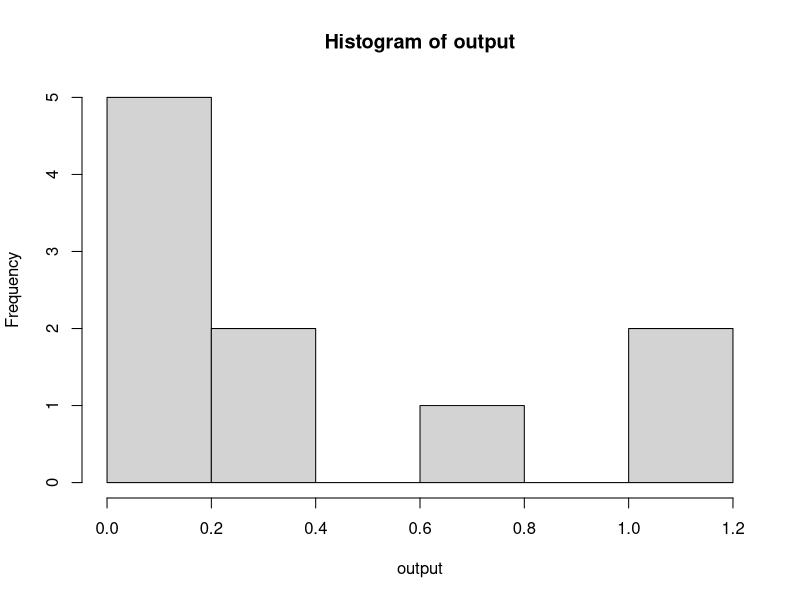
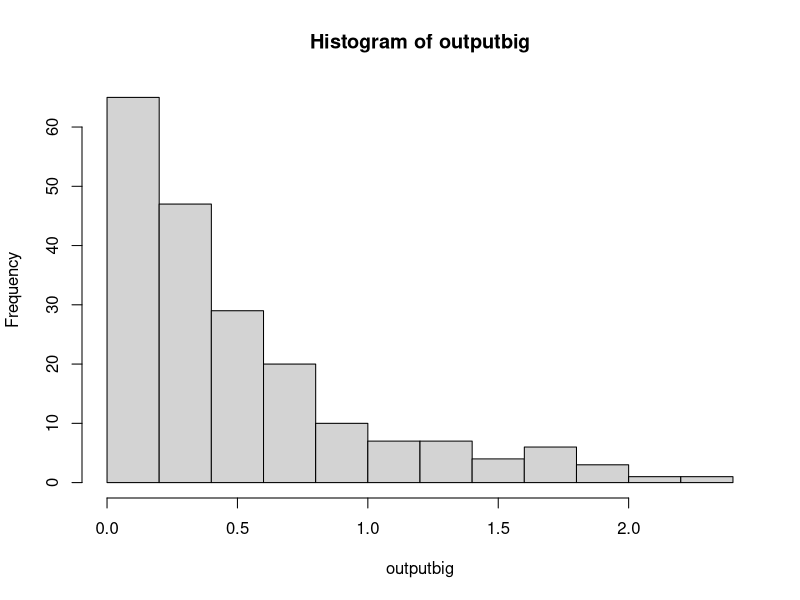
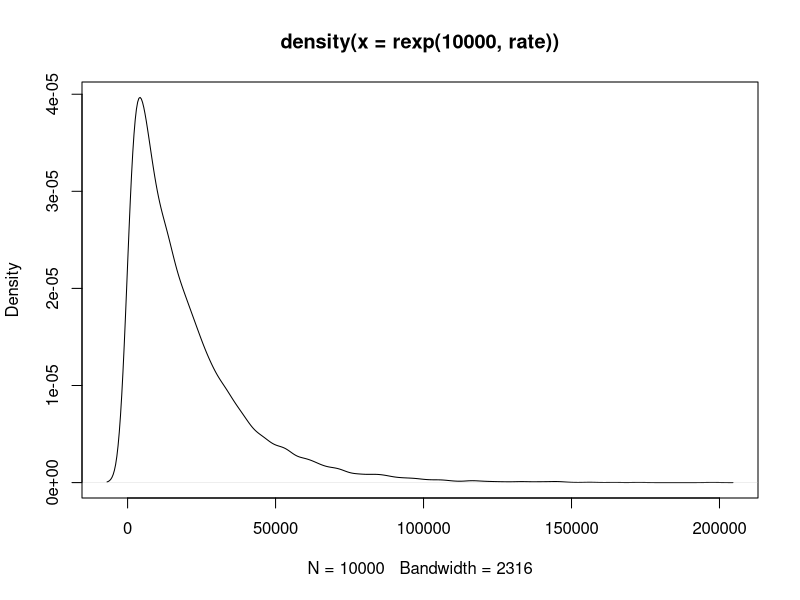
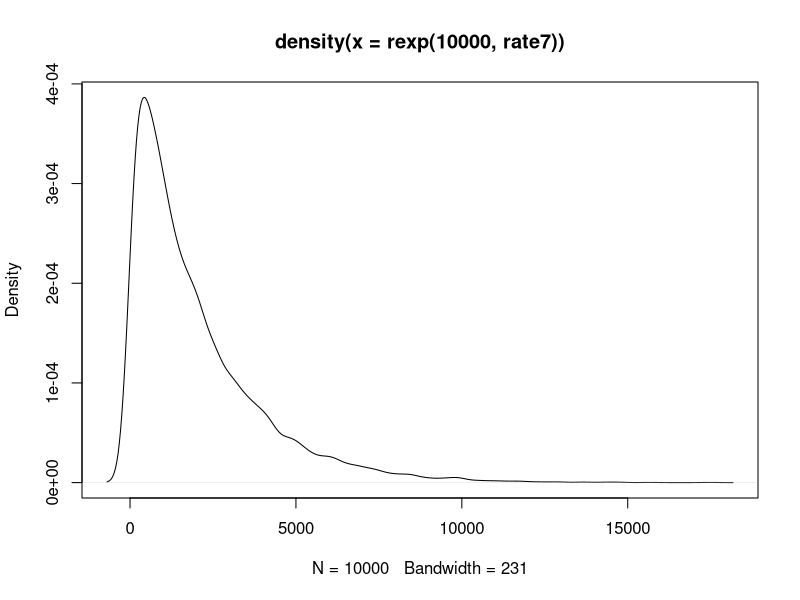

The R script that drew these images, in order:
#M200A COALESCENCE EXERCISES,Dr. Kirk Lohmueller, Fall 2015
#Hayley Stansell
#
#
getwd()
setwd("C:\\Users\\Hayley\\eeb201hayleystansell")
getwd()
#
#
?rexp
#
output<-rexp(10,2)
#[1] 0.21809588 1.70468865 1.24958590 0.03783002 0.65334166 0.31265010 0.25168173 0.32412173 0.05198139 0.64820064
output
hist(output)
#This shows that most outputs are clustering just below 0.5
outputbig<-rexp(200,2)
outputbig
mean(outputbig)
#[1] 0.4781231
hist(outputbig)
#
#
#############################################################################################Exercise FIVE###############
#
#From previous work, it seems that the rate of coalescence should be 1/2N , where 2N is number of chromosomes
#
#
#############################################################################################EXERCISE SIX###############
#
#
rate<-1/20000
mean(rexp(10000, rate))
#[1] 19712.04
##########################a) what is the average time to most recent common ancestor in your simulation?
#19712.04 generations
##########################b) what is the theoretical expectation?
#20,000 generations
##########################c) how do the values compare?
# They are very close to one another. 
##########################d) make a density plot of simulated coalescent times
??densityplot
?density
?plot
density(rexp(10000,rate))
plot(density(rexp(10000,rate)))
#Success!!
##########################e) what is the standard deviation of the coal. times?
output<-rexp(10000,rate)
density(output)
sd(output)
#[1] 20371.65
#
#
#############################################################################################EXERCISE SEVEN#############
##answer parts a-e from Q6 for this simulation
# set 2N = 2000
#
rate7<-1/2000
mean(rexp(10000, rate7))
#[1] 2009.536
##########################a) what is the average time to most recent common ancestor in your simulation?
#2009.536 generations
##########################b) what is the theoretical expectation?
#2000 generations
##########################c) how do the values compare?
# They are very close to one another, just as in Exercise Six
##########################d) make a density plot of simulated coalescent times
density(rexp(10000,rate7))
plot(density(rexp(10000,rate7)))
#Success!! ---it looks nearly identical in shape to the plot from exercise six. 
#             The largest are occupies 0-5000, 1/10 of what was seen with the simulation where 2N=20000 (0-50000). It scales up.
##########################e) what is the standard deviation of the coal. times?
output7<-rexp(10000,rate7)
density(output7)
sd(output7)
#[1] 1999.717
